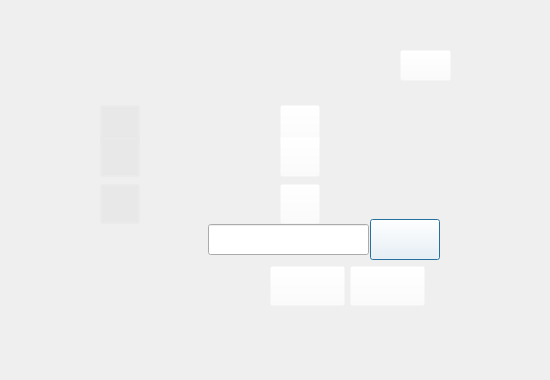
<?xml version="1.0" encoding="UTF-8"?>
<ui version="4.0">
 <class>DlgSetup</class>
 <widget class="QDialog" name="DlgSetup">
  <property name="geometry">
   <rect>
    <x>0</x>
    <y>0</y>
    <width>550</width>
    <height>380</height>
   </rect>
  </property>
  <property name="windowTitle">
   <string>Dialog</string>
  </property>
  <property name="styleSheet">
   <string notr="true"/>
  </property>
  <widget class="QWidget" name="widget" native="true">
   <property name="geometry">
    <rect>
     <x>0</x>
     <y>0</y>
     <width>550</width>
     <height>380</height>
    </rect>
   </property>
   <property name="layoutDirection">
    <enum>Qt::LeftToRight</enum>
   </property>
   <property name="styleSheet">
    <string notr="true">border-image: url(:/images/dlg.png);</string>
   </property>
   <widget class="QLabel" name="shezhiLabel">
    <property name="geometry">
     <rect>
      <x>100</x>
      <y>60</y>
      <width>50</width>
      <height>50</height>
     </rect>
    </property>
    <property name="font">
     <font>
      <pointsize>13</pointsize>
     </font>
    </property>
    <property name="styleSheet">
     <string notr="true">border-image: url(:/images/wtf/setting.png);</string>
    </property>
    <property name="text">
     <string/>
    </property>
   </widget>
   <widget class="QLabel" name="addressLabel">
    <property name="geometry">
     <rect>
      <x>110</x>
      <y>221</y>
      <width>91</width>
      <height>41</height>
     </rect>
    </property>
    <property name="font">
     <font>
      <pointsize>11</pointsize>
     </font>
    </property>
    <property name="styleSheet">
     <string notr="true">border-image: url(:/images/wtf/serverAddr.png);</string>
    </property>
    <property name="text">
     <string/>
    </property>
   </widget>
   <widget class="QLineEdit" name="dizhiLineEdit">
    <property name="geometry">
     <rect>
      <x>208</x>
      <y>224</y>
      <width>161</width>
      <height>31</height>
     </rect>
    </property>
    <property name="styleSheet">
     <string notr="true">border-image: url(:/images/xuankuang.png);</string>
    </property>
   </widget>
   <widget class="QPushButton" name="browsePushButton">
    <property name="geometry">
     <rect>
      <x>370</x>
      <y>219</y>
      <width>70</width>
      <height>41</height>
     </rect>
    </property>
    <property name="cursor">
     <cursorShape>PointingHandCursor</cursorShape>
    </property>
    <property name="styleSheet">
     <string notr="true">border-image:none;
background-color: rgba(255, 255, 255, 0);</string>
    </property>
    <property name="text">
     <string/>
    </property>
    <property name="icon">
     <iconset resource="images.qrc">
      <normaloff>:/images/setxiala.png</normaloff>:/images/setxiala.png</iconset>
    </property>
    <property name="iconSize">
     <size>
      <width>50</width>
      <height>50</height>
     </size>
    </property>
   </widget>
   <widget class="QPushButton" name="exitPushButton">
    <property name="geometry">
     <rect>
      <x>400</x>
      <y>50</y>
      <width>51</width>
      <height>31</height>
     </rect>
    </property>
    <property name="cursor">
     <cursorShape>PointingHandCursor</cursorShape>
    </property>
    <property name="styleSheet">
     <string notr="true">border-image: none;
background-color: rgba(255, 255, 255, 0);</string>
    </property>
    <property name="text">
     <string/>
    </property>
    <property name="icon">
     <iconset resource="images.qrc">
      <normaloff>:/images/quit.png</normaloff>:/images/quit.png</iconset>
    </property>
    <property name="iconSize">
     <size>
      <width>24</width>
      <height>24</height>
     </size>
    </property>
   </widget>
   <widget class="QPushButton" name="quedingPushButton">
    <property name="geometry">
     <rect>
      <x>270</x>
      <y>266</y>
      <width>75</width>
      <height>40</height>
     </rect>
    </property>
    <property name="cursor">
     <cursorShape>PointingHandCursor</cursorShape>
    </property>
    <property name="styleSheet">
     <string notr="true">border-image: url(:/images/button.png);
background-color: rgba(255, 255, 255, 0);</string>
    </property>
    <property name="text">
     <string/>
    </property>
    <property name="icon">
     <iconset resource="images.qrc">
      <normaloff>:/images/queding.png</normaloff>:/images/queding.png</iconset>
    </property>
    <property name="iconSize">
     <size>
      <width>60</width>
      <height>60</height>
     </size>
    </property>
   </widget>
   <widget class="QPushButton" name="quxiaoPushButton">
    <property name="geometry">
     <rect>
      <x>350</x>
      <y>266</y>
      <width>75</width>
      <height>40</height>
     </rect>
    </property>
    <property name="cursor">
     <cursorShape>PointingHandCursor</cursorShape>
    </property>
    <property name="styleSheet">
     <string notr="true">border-image: url(:/images/button.png);
background-color: rgba(255, 255, 255, 0);</string>
    </property>
    <property name="text">
     <string/>
    </property>
    <property name="icon">
     <iconset resource="images.qrc">
      <normaloff>:/images/quxiao.png</normaloff>:/images/quxiao.png</iconset>
    </property>
    <property name="iconSize">
     <size>
      <width>60</width>
      <height>60</height>
     </size>
    </property>
   </widget>
   <widget class="QToolButton" name="commonMapToolButton">
    <property name="geometry">
     <rect>
      <x>100</x>
      <y>105</y>
      <width>40</width>
      <height>40</height>
     </rect>
    </property>
    <property name="styleSheet">
     <string notr="true">border-image:none;
background-color: rgba(255, 255, 255, 0);</string>
    </property>
    <property name="text">
     <string/>
    </property>
    <property name="icon">
     <iconset resource="images.qrc">
      <normaloff>:/images/radiobutton2.png</normaloff>:/images/radiobutton2.png</iconset>
    </property>
    <property name="iconSize">
     <size>
      <width>30</width>
      <height>30</height>
     </size>
    </property>
    <property name="checkable">
     <bool>true</bool>
    </property>
    <property name="checked">
     <bool>true</bool>
    </property>
   </widget>
   <widget class="QLabel" name="commonMapLabel">
    <property name="geometry">
     <rect>
      <x>150</x>
      <y>100</y>
      <width>86</width>
      <height>43</height>
     </rect>
    </property>
    <property name="styleSheet">
     <string notr="true">border-image: url(:/images/wtf/commonMap.png);</string>
    </property>
    <property name="text">
     <string/>
    </property>
   </widget>
   <widget class="QLabel" name="qMapLabel">
    <property name="geometry">
     <rect>
      <x>330</x>
      <y>101</y>
      <width>86</width>
      <height>43</height>
     </rect>
    </property>
    <property name="styleSheet">
     <string notr="true">border-image: url(:/images/wtf/qMap.png);</string>
    </property>
    <property name="text">
     <string/>
    </property>
   </widget>
   <widget class="QToolButton" name="qMapToolButton">
    <property name="geometry">
     <rect>
      <x>280</x>
      <y>105</y>
      <width>40</width>
      <height>40</height>
     </rect>
    </property>
    <property name="styleSheet">
     <string notr="true">border-image:none;
background-color: rgba(255, 255, 255, 0);</string>
    </property>
    <property name="text">
     <string/>
    </property>
    <property name="icon">
     <iconset resource="images.qrc">
      <normaloff>:/images/radiobutton1.png</normaloff>:/images/radiobutton1.png</iconset>
    </property>
    <property name="iconSize">
     <size>
      <width>30</width>
      <height>30</height>
     </size>
    </property>
    <property name="checkable">
     <bool>true</bool>
    </property>
   </widget>
   <widget class="QLabel" name="statrtVoiceLabel">
    <property name="geometry">
     <rect>
      <x>148</x>
      <y>140</y>
      <width>86</width>
      <height>43</height>
     </rect>
    </property>
    <property name="styleSheet">
     <string notr="true">border-image: url(:/images/wtf/startVoice.png);</string>
    </property>
    <property name="text">
     <string/>
    </property>
   </widget>
   <widget class="QToolButton" name="endVoiceToolButton">
    <property name="geometry">
     <rect>
      <x>280</x>
      <y>137</y>
      <width>40</width>
      <height>40</height>
     </rect>
    </property>
    <property name="styleSheet">
     <string notr="true">border-image:none;
background-color: rgba(255, 255, 255, 0);</string>
    </property>
    <property name="text">
     <string/>
    </property>
    <property name="icon">
     <iconset resource="images.qrc">
      <normaloff>:/images/radiobutton1.png</normaloff>:/images/radiobutton1.png</iconset>
    </property>
    <property name="iconSize">
     <size>
      <width>30</width>
      <height>30</height>
     </size>
    </property>
    <property name="checkable">
     <bool>true</bool>
    </property>
   </widget>
   <widget class="QLabel" name="endVoiceLabel">
    <property name="geometry">
     <rect>
      <x>330</x>
      <y>140</y>
      <width>86</width>
      <height>43</height>
     </rect>
    </property>
    <property name="styleSheet">
     <string notr="true">border-image: url(:/images/wtf/endVoice.png);</string>
    </property>
    <property name="text">
     <string/>
    </property>
   </widget>
   <widget class="QToolButton" name="startVoiceToolButton">
    <property name="geometry">
     <rect>
      <x>100</x>
      <y>137</y>
      <width>40</width>
      <height>40</height>
     </rect>
    </property>
    <property name="styleSheet">
     <string notr="true">border-image:none;
background-color: rgba(255, 255, 255, 0);</string>
    </property>
    <property name="text">
     <string/>
    </property>
    <property name="icon">
     <iconset resource="images.qrc">
      <normaloff>:/images/radiobutton2.png</normaloff>:/images/radiobutton2.png</iconset>
    </property>
    <property name="iconSize">
     <size>
      <width>30</width>
      <height>30</height>
     </size>
    </property>
    <property name="checkable">
     <bool>true</bool>
    </property>
    <property name="checked">
     <bool>true</bool>
    </property>
   </widget>
   <widget class="QLabel" name="netDataLabel">
    <property name="geometry">
     <rect>
      <x>149</x>
      <y>179</y>
      <width>129</width>
      <height>43</height>
     </rect>
    </property>
    <property name="styleSheet">
     <string notr="true">border-image: url(:/images/wtf/netData.png);</string>
    </property>
    <property name="text">
     <string/>
    </property>
   </widget>
   <widget class="QToolButton" name="localDataToolButton">
    <property name="geometry">
     <rect>
      <x>280</x>
      <y>184</y>
      <width>40</width>
      <height>40</height>
     </rect>
    </property>
    <property name="styleSheet">
     <string notr="true">border-image:none;
background-color: rgba(255, 255, 255, 0);</string>
    </property>
    <property name="text">
     <string/>
    </property>
    <property name="icon">
     <iconset resource="images.qrc">
      <normaloff>:/images/radiobutton1.png</normaloff>:/images/radiobutton1.png</iconset>
    </property>
    <property name="iconSize">
     <size>
      <width>30</width>
      <height>30</height>
     </size>
    </property>
    <property name="checkable">
     <bool>true</bool>
    </property>
   </widget>
   <widget class="QLabel" name="localDataLabel">
    <property name="geometry">
     <rect>
      <x>329</x>
      <y>180</y>
      <width>129</width>
      <height>43</height>
     </rect>
    </property>
    <property name="styleSheet">
     <string notr="true">border-image: url(:/images/wtf/netMap.png);</string>
    </property>
    <property name="text">
     <string/>
    </property>
   </widget>
   <widget class="QToolButton" name="netDataToolButton">
    <property name="geometry">
     <rect>
      <x>100</x>
      <y>184</y>
      <width>40</width>
      <height>40</height>
     </rect>
    </property>
    <property name="styleSheet">
     <string notr="true">border-image:none;
background-color: rgba(255, 255, 255, 0);</string>
    </property>
    <property name="text">
     <string/>
    </property>
    <property name="icon">
     <iconset resource="images.qrc">
      <normaloff>:/images/radiobutton2.png</normaloff>:/images/radiobutton2.png</iconset>
    </property>
    <property name="iconSize">
     <size>
      <width>30</width>
      <height>30</height>
     </size>
    </property>
    <property name="checkable">
     <bool>true</bool>
    </property>
    <property name="checked">
     <bool>true</bool>
    </property>
   </widget>
  </widget>
 </widget>
 <resources>
  <include location="images.qrc"/>
 </resources>
 <connections/>
</ui>
